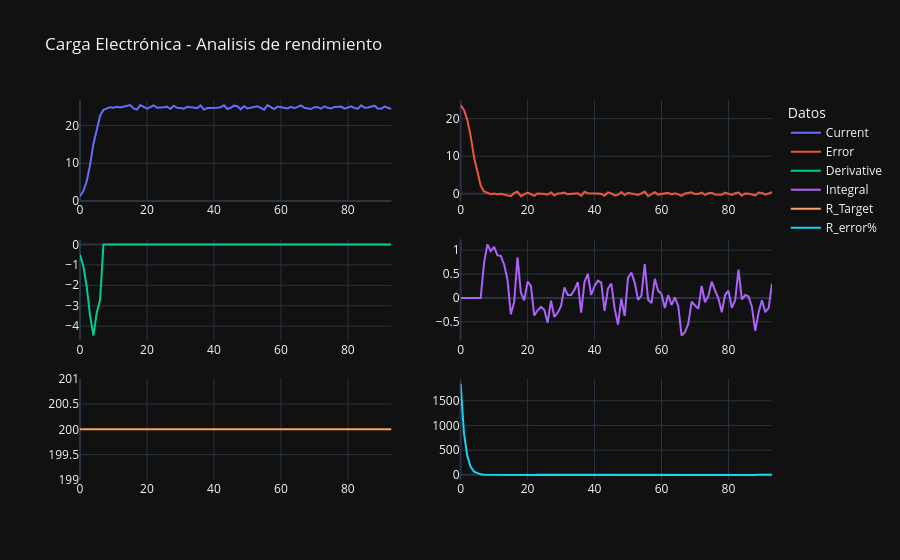

Write notebook code for a chart like this one.
### Code cell
from pandas.errors import EmptyDataError
archivo_salida = "datos.csv"
columns = ["Voltage", "Current", "PWM Value", "Error", "Integral", "Derivative", "R_Target"]
try:
    df = pd.read_csv(archivo_salida)
except EmptyDataError:
    print(f"El archivo {archivo_salida} está vacío o no existe.")
    df = pd.DataFrame()
df.columns = columns
df["error%"] = (df["Error"] / (1000 * df["Voltage"] / df["R_Target"])) * 100
df["Resistance"] = 1000* df["Voltage"] / df["Current"]
df["R_error%"] = (df["Resistance"] - df["R_Target"]) / df["R_Target"] * 100

fig = make_subplots(rows=3, cols=2)
fig.add_trace(go.Scatter(x=df.index, y=df["Current"], name="Current"), row=1, col=1)
fig.add_trace(go.Scatter(x=df.index, y=df["Error"], name="Error"), row=1, col=2)
fig.add_trace(go.Scatter(x=df.index, y=df["Derivative"], name="Derivative"), row=2, col=1)
fig.add_trace(go.Scatter(x=df.index, y=df["Integral"], name="Integral"), row=2, col=2)
fig.add_trace(go.Scatter(x=df.index, y=df["R_Target"], name="R_Target"), row=3, col=1)
fig.add_trace(go.Scatter(x=df.index, y=df["R_error%"], name="R_error%"), row=3, col=2)

fig.update_layout(
    title="Carga Electrónica - Analisis de rendimiento",
    legend_title="Datos",
    template="plotly_dark",
)
# fig.add_trace(go.Scatter(x=df.index, y=df["error%"], name="error%"), row=3, col=2)
